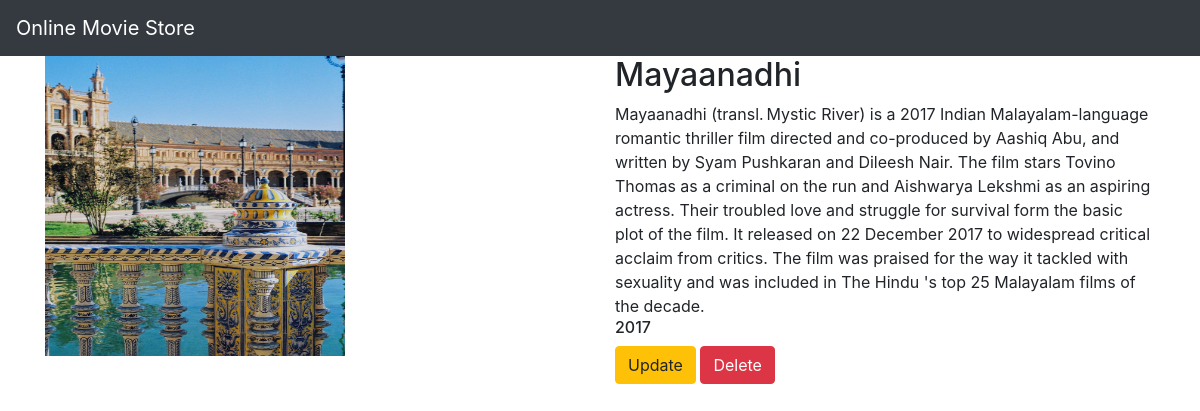
/movie/3/, run on the app's committed database.
### movieapp/models.py (models this page shows, shortened)
class Movie(models.Model):
    name=models.CharField(max_length=250)
    desc=models.TextField()
    year=models.IntegerField()
    img=models.ImageField(upload_to='gallery')

### movieapp/views.py (the view)
# urls.py: path('movie/<int:movie_id>/',views.detail,name='detail'),
def detail(request,movie_id):
    movie=Movie.objects.get(id=movie_id)
    return render(request,"detail.html",{'movie':movie})

### templates/detail.html
{% extends 'base.html' %}
{% block body %}
<div class="container">
    <div class="row">
        <div class="col-md-6">
            <img src="{{movie.img.url}}" width="300" height="300">
        </div>
<div class="col-md-6">
    <h2>{{movie.name}}</h2>
    <h>{{movie.desc}}</h>
    <h6>{{movie.year}}</h6>
    <a class="btn btn-warning" href="{% url 'movieapp:update' movie.id %}">Update</a>
    <a class="btn btn-danger" href="{% url 'movieapp:delete' movie.id %}">Delete</a>
</div>
</div>
</div>
{% endblock %}

### data on the page
Movie: img (picture), name "Mayaanadhi", desc "Mayaanadhi (transl. Mystic River) is a 2017 Indian Malayalam-language romantic thriller film directed and co-produced by Aashiq Abu, and written by Syam Pushkaran and Dileesh Nair. The film stars Tovino Thomas as a criminal on the run and Aishwarya Lekshmi as an aspiring actress. Their troubled love and struggle for survival form the basic plot of the film. It released on 22 December 2017 to widespread critical acclaim from critics. The film was praised for the way it tackled with sexuality and was included in The Hindu 's top 25 Malayalam films of the decade.", year "2017"
